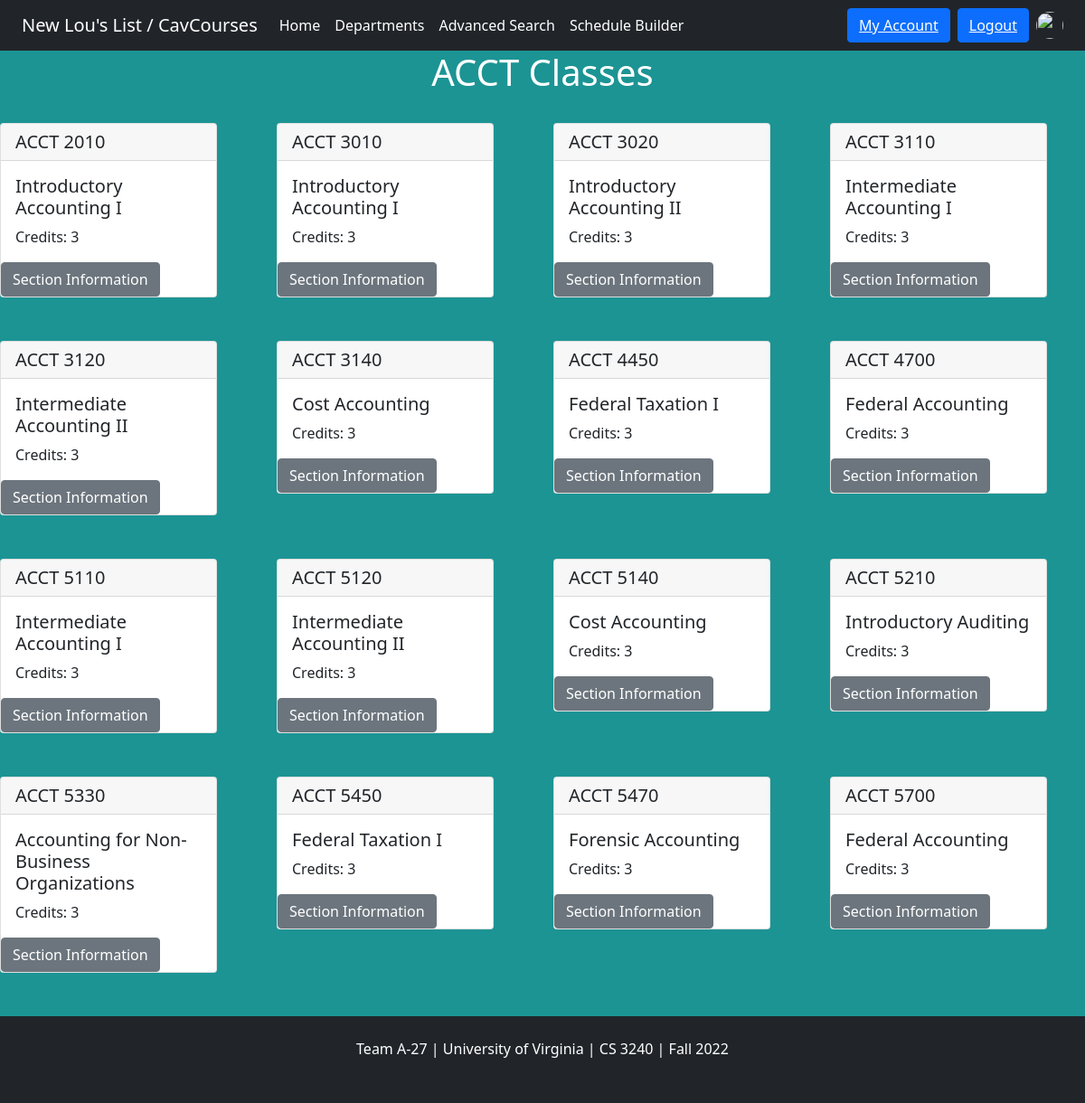
Page /list/ACCT/ (signed in) on the committed database.
### classlist/models.py (models this page shows, shortened)
class Course(models.Model):
    last_updated = models.DateTimeField('date updated', default=timezone.now)
    catalog_number = models.CharField(max_length=100)
    semester_code = models.IntegerField(default=0) # ex. 1228
    title = models.CharField(max_length=200, blank=True)
    description = models.CharField(max_length=200, blank=True) # Introduction to Information Technology,
    units = models.CharField(max_length=100, blank=True) # 3, number of credits
    department = models.ForeignKey(Department, on_delete=models.CASCADE, default=Department.get_default_dept)
    subject = models.CharField(max_length = 100, blank=True)
    ordering = ['department', 'catalog_number']
    def __str__(self):
        return self.title # + str(self.catalog_number)

### classlist/views.py (the view)
# urls.py: path('list/<str:dept_abbr>/', views.load_dept_courses_from_db, name='get_courses_by_dept'),
def load_dept_courses_from_db(request, dept_abbr):
    template_name = "classlist/classes_by_dept.html"
    if Department.objects.filter(dept_abbr = dept_abbr).exists():
        dept = Department.objects.get(dept_abbr = dept_abbr)
        if (timezone.now() - dept.last_updated).days > 7:
            dept = update_courses_from_API(dept_abbr)
    else:
        dept = update_courses_from_API(dept_abbr)
    all_dept_courses = Course.objects.filter(subject = dept_abbr).order_by('department', 'catalog_number')
    if request.user.is_authenticated:
        context = {
            "dept": dept,
            "dept_abbr": dept_abbr,
            "dept_courses": all_dept_courses,
            'user': Account.objects.get(email=request.user.email),
        }
    else:
        context = {
            "dept": dept,
            "dept_abbr": dept_abbr,
            "dept_courses": all_dept_courses,
        }
    return render(request, template_name, context)

### classlist/models.py (called while the page is built)
    def __str__(self):
        return str(self.section_id) + ": " + str(self.section_number) + " - " + self.component

    def start_time_as_date_time(self):
        if self.start_time != "":
            start_time_split = self.start_time.split('.')
            return start_time_split[0] + ":" + start_time_split[1]
        return self.start_time

    def end_time_as_date_time(self):
        if self.end_time != "":
            end_time_split = self.end_time.split('.')
            return end_time_split[0] + ":" + end_time_split[1]
        return self.end_time

### classlist/templates/classlist/classes_by_dept.html (shortened to what this page needs)
<html>
    {% extends "base.html" %}
    {% load bootstrap5 %}
{% block body %}
<body style="background-color: rgb(28, 148, 148);">
<div class="text-center" style="color:white">
  <h1>{{dept_abbr}} Classes</h1>
  <br>
</div>
<body>
    {% if dept_courses %}
        <div class = "row">
            {% for c in dept_courses %}
                <div class = "col-sm-3">
                    <div class="card-deck">
                        <div class="card mb-5" style="width:15rem">
                            <div id="accordion">
                                <h5 class="card-header" >{{c.title}}</h5>
                                    <div class="card-body">
                                        <h5 class="card-title">{{c.description}}</h6>
                                        <p class="card-text">Credits: {{c.units}}</p>
                                    </div>
                                    <button type="button" class="btn btn-secondary" data-bs-toggle="collapse" data-bs-target="#card{{c.id}}">Section Information</button>
                            </div>
                        </div>
                    </div>
                </div>
            {% endfor %}
        </div>
    {% endif %}
</body>
{% endblock %}

### rows in the picture
Course: title "ACCT 2010", description "Introductory Accounting I", units "3"
Course: title "ACCT 3010", description "Introductory Accounting I", units "3"
Course: title "ACCT 3020", description "Introductory Accounting II", units "3"
Course: title "ACCT 3110", description "Intermediate Accounting I", units "3"
Course: title "ACCT 3120", description "Intermediate Accounting II", units "3"
Course: title "ACCT 3140", description "Cost Accounting", units "3"
Course: title "ACCT 4450", description "Federal Taxation I", units "3"
Course: title "ACCT 4700", description "Federal Accounting", units "3"
Course: title "ACCT 5110", description "Intermediate Accounting I", units "3"
Course: title "ACCT 5120", description "Intermediate Accounting II", units "3"
Course: title "ACCT 5140", description "Cost Accounting", units "3"
Course: title "ACCT 5210", description "Introductory Auditing", units "3"
Course: title "ACCT 5330", description "Accounting for Non-Business Organizations", units "3"
Course: title "ACCT 5450", description "Federal Taxation I", units "3"
Course: title "ACCT 5470", description "Forensic Accounting", units "3"
Course: title "ACCT 5700", description "Federal Accounting", units "3"

### other values in the picture
{{ dept_abbr }} "ACCT"
